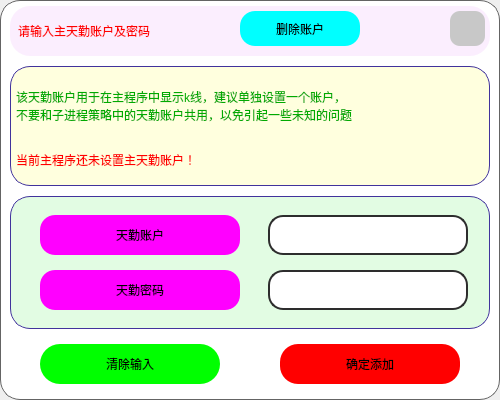
<?xml version="1.0" encoding="UTF-8"?>
<ui version="4.0">
 <class>Dialog</class>
 <widget class="QDialog" name="Dialog">
  <property name="geometry">
   <rect>
    <x>0</x>
    <y>0</y>
    <width>500</width>
    <height>400</height>
   </rect>
  </property>
  <property name="minimumSize">
   <size>
    <width>500</width>
    <height>400</height>
   </size>
  </property>
  <property name="maximumSize">
   <size>
    <width>500</width>
    <height>400</height>
   </size>
  </property>
  <property name="windowTitle">
   <string>Dialog</string>
  </property>
  <layout class="QHBoxLayout" name="horizontalLayout">
   <property name="spacing">
    <number>0</number>
   </property>
   <property name="leftMargin">
    <number>0</number>
   </property>
   <property name="topMargin">
    <number>0</number>
   </property>
   <property name="rightMargin">
    <number>0</number>
   </property>
   <property name="bottomMargin">
    <number>0</number>
   </property>
   <item>
    <widget class="QFrame" name="frame">
     <property name="styleSheet">
      <string notr="true">QFrame {
	background-color: rgb(255, 255, 255);
	border: 1px solid rgb(100, 100, 100);	
	border-radius: 20px;
}
</string>
     </property>
     <property name="frameShape">
      <enum>QFrame::StyledPanel</enum>
     </property>
     <property name="frameShadow">
      <enum>QFrame::Raised</enum>
     </property>
     <layout class="QVBoxLayout" name="verticalLayout">
      <property name="spacing">
       <number>10</number>
      </property>
      <property name="topMargin">
       <number>5</number>
      </property>
      <property name="bottomMargin">
       <number>0</number>
      </property>
      <item>
       <widget class="QFrame" name="frame_2">
        <property name="maximumSize">
         <size>
          <width>16777215</width>
          <height>50</height>
         </size>
        </property>
        <property name="styleSheet">
         <string notr="true">QFrame {
	background-color: rgb(251, 238, 254);
	border: none;	
	border-radius: 20px;
}

</string>
        </property>
        <property name="frameShape">
         <enum>QFrame::StyledPanel</enum>
        </property>
        <property name="frameShadow">
         <enum>QFrame::Raised</enum>
        </property>
        <layout class="QHBoxLayout" name="horizontalLayout_2">
         <property name="spacing">
          <number>0</number>
         </property>
         <property name="leftMargin">
          <number>8</number>
         </property>
         <property name="topMargin">
          <number>0</number>
         </property>
         <property name="rightMargin">
          <number>5</number>
         </property>
         <property name="bottomMargin">
          <number>5</number>
         </property>
         <item>
          <widget class="QLabel" name="label_2">
           <property name="minimumSize">
            <size>
             <width>0</width>
             <height>50</height>
            </size>
           </property>
           <property name="maximumSize">
            <size>
             <width>16777215</width>
             <height>50</height>
            </size>
           </property>
           <property name="styleSheet">
            <string notr="true">font: 700 18pt &quot;等线&quot;;
color: rgb(255, 0, 0);
border: none;</string>
           </property>
           <property name="text">
            <string>请输入主天勤账户及密码</string>
           </property>
          </widget>
         </item>
         <item>
          <spacer name="horizontalSpacer_2">
           <property name="orientation">
            <enum>Qt::Horizontal</enum>
           </property>
           <property name="sizeHint" stdset="0">
            <size>
             <width>40</width>
             <height>20</height>
            </size>
           </property>
          </spacer>
         </item>
         <item>
          <widget class="QPushButton" name="Btn_clear_main_tq_account">
           <property name="minimumSize">
            <size>
             <width>120</width>
             <height>35</height>
            </size>
           </property>
           <property name="maximumSize">
            <size>
             <width>120</width>
             <height>35</height>
            </size>
           </property>
           <property name="styleSheet">
            <string notr="true">QPushButton{	
	background-color: rgb(0, 255, 255);
	font: 700 16pt &quot;等线&quot;;
	border-radius: 15px;
}
QPushButton:hover{
	border: 3px solid rgb(255, 200, 0);  
}
QPushButton:pressed{
	color: green;
	border-color: blueviolet;
    background-color: rgb(85, 0, 255);
}
QPushButton:disabled{
	color: rgb(31, 31, 31);
    background-color: rgb(152, 152, 152);
}</string>
           </property>
           <property name="text">
            <string>删除账户</string>
           </property>
          </widget>
         </item>
         <item>
          <spacer name="horizontalSpacer">
           <property name="orientation">
            <enum>Qt::Horizontal</enum>
           </property>
           <property name="sizeHint" stdset="0">
            <size>
             <width>40</width>
             <height>20</height>
            </size>
           </property>
          </spacer>
         </item>
         <item>
          <widget class="QPushButton" name="Btn_close_window">
           <property name="minimumSize">
            <size>
             <width>35</width>
             <height>35</height>
            </size>
           </property>
           <property name="maximumSize">
            <size>
             <width>35</width>
             <height>35</height>
            </size>
           </property>
           <property name="styleSheet">
            <string notr="true">QPushButton {
	border: none;
	border-radius: 10px;
	background-color: rgb(200, 200, 200);
	text-align: center;
}

QPushButton:hover {
	border: 2px solid rgb(255, 85, 0);
}

QPushButton:pressed {
	background-color: rgb(121, 121, 121)
}</string>
           </property>
           <property name="text">
            <string/>
           </property>
           <property name="icon">
            <iconset resource="../resource.qrc">
             <normaloff>:/icon/icons/关闭 (1).svg</normaloff>:/icon/icons/关闭 (1).svg</iconset>
           </property>
           <property name="iconSize">
            <size>
             <width>35</width>
             <height>35</height>
            </size>
           </property>
          </widget>
         </item>
        </layout>
       </widget>
      </item>
      <item>
       <widget class="QFrame" name="frame_3">
        <property name="minimumSize">
         <size>
          <width>0</width>
          <height>80</height>
         </size>
        </property>
        <property name="maximumSize">
         <size>
          <width>16777215</width>
          <height>120</height>
         </size>
        </property>
        <property name="styleSheet">
         <string notr="true">QFrame {
	background-color: rgb(255, 255, 222);
	border: 1px solid rgb(65, 51, 156);
	border-radius: 20px;
}
QFrame:hover {
	border: 2px solid rgb(255, 85, 0);
}</string>
        </property>
        <property name="frameShape">
         <enum>QFrame::StyledPanel</enum>
        </property>
        <property name="frameShadow">
         <enum>QFrame::Raised</enum>
        </property>
        <layout class="QVBoxLayout" name="verticalLayout_2">
         <property name="spacing">
          <number>0</number>
         </property>
         <property name="leftMargin">
          <number>5</number>
         </property>
         <property name="topMargin">
          <number>0</number>
         </property>
         <property name="rightMargin">
          <number>0</number>
         </property>
         <property name="bottomMargin">
          <number>0</number>
         </property>
         <item>
          <widget class="QLabel" name="label_1">
           <property name="minimumSize">
            <size>
             <width>0</width>
             <height>30</height>
            </size>
           </property>
           <property name="maximumSize">
            <size>
             <width>450</width>
             <height>60</height>
            </size>
           </property>
           <property name="styleSheet">
            <string notr="true">font: 700 12pt &quot;等线&quot;;
color: rgb(0, 170, 0);
border: none;</string>
           </property>
           <property name="text">
            <string>该天勤账户用于在主程序中显示k线，建议单独设置一个账户，
不要和子进程策略中的天勤账户共用，以免引起一些未知的问题</string>
           </property>
          </widget>
         </item>
         <item>
          <widget class="QLabel" name="label_Account">
           <property name="minimumSize">
            <size>
             <width>0</width>
             <height>30</height>
            </size>
           </property>
           <property name="maximumSize">
            <size>
             <width>450</width>
             <height>30</height>
            </size>
           </property>
           <property name="styleSheet">
            <string notr="true">font: 700 14pt &quot;等线&quot;;
color: rgb(255, 0, 0);
border: none;</string>
           </property>
           <property name="text">
            <string>当前主程序还未设置主天勤账户！</string>
           </property>
          </widget>
         </item>
        </layout>
       </widget>
      </item>
      <item>
       <widget class="QFrame" name="frame_5">
        <property name="styleSheet">
         <string notr="true">QFrame {
	background-color: rgb(226, 252, 227);
	border: 1px solid rgb(65, 51, 156);
	border-radius: 20px;
}
QFrame:hover {
	border: 2px solid rgb(255, 85, 0);
}</string>
        </property>
        <property name="frameShape">
         <enum>QFrame::StyledPanel</enum>
        </property>
        <property name="frameShadow">
         <enum>QFrame::Raised</enum>
        </property>
        <layout class="QHBoxLayout" name="horizontalLayout_3">
         <property name="spacing">
          <number>10</number>
         </property>
         <property name="leftMargin">
          <number>20</number>
         </property>
         <property name="topMargin">
          <number>0</number>
         </property>
         <property name="rightMargin">
          <number>0</number>
         </property>
         <property name="bottomMargin">
          <number>0</number>
         </property>
         <item>
          <widget class="QFrame" name="frame_6">
           <property name="styleSheet">
            <string notr="true">QFrame {
	background-color: none;
	border: none;
	border-radius: 20px;
}
</string>
           </property>
           <property name="frameShape">
            <enum>QFrame::StyledPanel</enum>
           </property>
           <property name="frameShadow">
            <enum>QFrame::Raised</enum>
           </property>
           <layout class="QVBoxLayout" name="verticalLayout_3">
            <item>
             <widget class="QLabel" name="label_Main_tqaccount">
              <property name="minimumSize">
               <size>
                <width>200</width>
                <height>40</height>
               </size>
              </property>
              <property name="maximumSize">
               <size>
                <width>200</width>
                <height>40</height>
               </size>
              </property>
              <property name="styleSheet">
               <string notr="true">QLabel {
	font: 700 18pt &quot;等线&quot;;
	background-color: rgb(255, 0, 255);
	border-radius: 15px;
}

QLabel:hover{
	border: 3px solid rgb(0, 255, 0);
}
QLabel:disabled{
	color: rgb(0, 0, 0);
	border-color: rgb(166, 166, 166);
    background-color: rgb(186, 186, 186);
}</string>
              </property>
              <property name="text">
               <string>天勤账户</string>
              </property>
              <property name="alignment">
               <set>Qt::AlignCenter</set>
              </property>
              <property name="buddy">
               <cstring>main_tq_account</cstring>
              </property>
             </widget>
            </item>
            <item>
             <widget class="QLabel" name="label_main_tqpsd">
              <property name="minimumSize">
               <size>
                <width>200</width>
                <height>40</height>
               </size>
              </property>
              <property name="maximumSize">
               <size>
                <width>200</width>
                <height>40</height>
               </size>
              </property>
              <property name="styleSheet">
               <string notr="true">QLabel {
	font: 700 18pt &quot;等线&quot;;
	background-color: rgb(255, 0, 255);
	border-radius: 15px;
}

QLabel:hover{
	border: 3px solid rgb(0, 255, 0);
}
QLabel:disabled{
	color: rgb(0, 0, 0);
	border-color: rgb(166, 166, 166);
    background-color: rgb(186, 186, 186);
}</string>
              </property>
              <property name="text">
               <string>天勤密码</string>
              </property>
              <property name="alignment">
               <set>Qt::AlignCenter</set>
              </property>
              <property name="buddy">
               <cstring>main_tq_psd</cstring>
              </property>
             </widget>
            </item>
           </layout>
          </widget>
         </item>
         <item>
          <widget class="QFrame" name="frame_7">
           <property name="styleSheet">
            <string notr="true">QFrame {
	background-color: none;
	border: none;
	border-radius: 20px;
}
</string>
           </property>
           <property name="frameShape">
            <enum>QFrame::StyledPanel</enum>
           </property>
           <property name="frameShadow">
            <enum>QFrame::Raised</enum>
           </property>
           <layout class="QVBoxLayout" name="verticalLayout_4">
            <item>
             <widget class="QLineEdit" name="main_tq_account">
              <property name="minimumSize">
               <size>
                <width>200</width>
                <height>40</height>
               </size>
              </property>
              <property name="maximumSize">
               <size>
                <width>200</width>
                <height>40</height>
               </size>
              </property>
              <property name="styleSheet">
               <string notr="true">QLineEdit {
	border: 2px solid rgb(45, 45, 45);
	border-radius: 15px;
	padding: 5px;
	background-color: rgb(255, 255, 255);	
	color: rgb(0, 0, 0);
	font: 700 18pt &quot;等线&quot;;
}
QLineEdit:hover {
	border: 3px solid rgb(255, 85, 0);
}
QLineEdit:focus {
	border: 3px solid rgb(255, 85, 0);
	color: rgb(255, 0, 0);
}
QLineEdit:disabled{
	color: rgb(0, 0, 0);
	border-color: rgb(166, 166, 166);
    background-color: rgb(186, 186, 186);
}</string>
              </property>
             </widget>
            </item>
            <item>
             <widget class="QLineEdit" name="main_tq_psd">
              <property name="minimumSize">
               <size>
                <width>200</width>
                <height>40</height>
               </size>
              </property>
              <property name="maximumSize">
               <size>
                <width>200</width>
                <height>40</height>
               </size>
              </property>
              <property name="styleSheet">
               <string notr="true">QLineEdit {
	border: 2px solid rgb(45, 45, 45);
	border-radius: 15px;
	padding: 5px;
	background-color: rgb(255, 255, 255);	
	color: rgb(0, 0, 0);
	font: 700 18pt &quot;等线&quot;;
}
QLineEdit:hover {
	border: 3px solid rgb(255, 85, 0);
}
QLineEdit:focus {
	border: 3px solid rgb(255, 85, 0);
	color: rgb(255, 0, 0);
}
QLineEdit:disabled{
	color: rgb(0, 0, 0);
	border-color: rgb(166, 166, 166);
    background-color: rgb(186, 186, 186);
}</string>
              </property>
             </widget>
            </item>
           </layout>
          </widget>
         </item>
        </layout>
       </widget>
      </item>
      <item>
       <widget class="QFrame" name="frame_4">
        <property name="maximumSize">
         <size>
          <width>16777215</width>
          <height>60</height>
         </size>
        </property>
        <property name="styleSheet">
         <string notr="true">QFrame {
	border: none;	
	border-radius: 20px;
}

</string>
        </property>
        <property name="frameShape">
         <enum>QFrame::StyledPanel</enum>
        </property>
        <property name="frameShadow">
         <enum>QFrame::Raised</enum>
        </property>
        <layout class="QHBoxLayout" name="horizontalLayout_4">
         <property name="spacing">
          <number>0</number>
         </property>
         <property name="leftMargin">
          <number>0</number>
         </property>
         <property name="topMargin">
          <number>0</number>
         </property>
         <property name="rightMargin">
          <number>0</number>
         </property>
         <property name="bottomMargin">
          <number>10</number>
         </property>
         <item>
          <widget class="QFrame" name="frame_8">
           <property name="frameShape">
            <enum>QFrame::StyledPanel</enum>
           </property>
           <property name="frameShadow">
            <enum>QFrame::Raised</enum>
           </property>
           <layout class="QHBoxLayout" name="horizontalLayout_6">
            <property name="spacing">
             <number>0</number>
            </property>
            <property name="leftMargin">
             <number>0</number>
            </property>
            <property name="topMargin">
             <number>0</number>
            </property>
            <property name="rightMargin">
             <number>0</number>
            </property>
            <property name="bottomMargin">
             <number>0</number>
            </property>
            <item>
             <widget class="QPushButton" name="Btn_clear_input">
              <property name="enabled">
               <bool>true</bool>
              </property>
              <property name="sizePolicy">
               <sizepolicy hsizetype="Minimum" vsizetype="Minimum">
                <horstretch>0</horstretch>
                <verstretch>0</verstretch>
               </sizepolicy>
              </property>
              <property name="minimumSize">
               <size>
                <width>180</width>
                <height>40</height>
               </size>
              </property>
              <property name="maximumSize">
               <size>
                <width>180</width>
                <height>40</height>
               </size>
              </property>
              <property name="styleSheet">
               <string notr="true">QPushButton{	
	background-color: rgb(0, 255, 0);
	font: 700 18pt &quot;等线&quot;;
	border-radius: 20px;
}
QPushButton:hover{
	border: 3px solid rgb(255, 200, 0);  
}
QPushButton:pressed{
	color: green;
	border-color: rgb(255, 0, 0);
    background-color: rgb(255, 255, 0);
}
QPushButton:disabled{
	color: rgb(31, 31, 31);
    background-color: rgb(152, 152, 152);
}</string>
              </property>
              <property name="text">
               <string>清除输入</string>
              </property>
              <property name="iconSize">
               <size>
                <width>19</width>
                <height>20</height>
               </size>
              </property>
             </widget>
            </item>
           </layout>
          </widget>
         </item>
         <item>
          <widget class="QFrame" name="frame_9">
           <property name="frameShape">
            <enum>QFrame::StyledPanel</enum>
           </property>
           <property name="frameShadow">
            <enum>QFrame::Raised</enum>
           </property>
           <layout class="QHBoxLayout" name="horizontalLayout_5">
            <property name="spacing">
             <number>0</number>
            </property>
            <property name="leftMargin">
             <number>0</number>
            </property>
            <property name="topMargin">
             <number>0</number>
            </property>
            <property name="rightMargin">
             <number>0</number>
            </property>
            <property name="bottomMargin">
             <number>0</number>
            </property>
            <item>
             <widget class="QPushButton" name="Btn_Determine_add">
              <property name="enabled">
               <bool>true</bool>
              </property>
              <property name="sizePolicy">
               <sizepolicy hsizetype="Fixed" vsizetype="Preferred">
                <horstretch>0</horstretch>
                <verstretch>0</verstretch>
               </sizepolicy>
              </property>
              <property name="minimumSize">
               <size>
                <width>180</width>
                <height>40</height>
               </size>
              </property>
              <property name="maximumSize">
               <size>
                <width>180</width>
                <height>40</height>
               </size>
              </property>
              <property name="styleSheet">
               <string notr="true">QPushButton{	
	background-color: rgb(255, 0, 0);
	font: 700 18pt &quot;等线&quot;;
	border-radius: 18px;
}
QPushButton:hover{
	border: 3px solid rgb(255, 200, 0);  
}
QPushButton:pressed{
	color: green;
	border-color: blueviolet;
    background-color: rgb(85, 0, 255);
}
QPushButton:disabled{
	color: rgb(31, 31, 31);
    background-color: rgb(152, 152, 152);
}</string>
              </property>
              <property name="text">
               <string>确定添加</string>
              </property>
              <property name="iconSize">
               <size>
                <width>20</width>
                <height>20</height>
               </size>
              </property>
              <property name="checkable">
               <bool>true</bool>
              </property>
              <property name="checked">
               <bool>false</bool>
              </property>
             </widget>
            </item>
           </layout>
          </widget>
         </item>
        </layout>
       </widget>
      </item>
     </layout>
    </widget>
   </item>
  </layout>
 </widget>
 <resources>
  <include location="../resource.qrc"/>
 </resources>
 <connections>
  <connection>
   <sender>Btn_close_window</sender>
   <signal>clicked()</signal>
   <receiver>Dialog</receiver>
   <slot>close()</slot>
   <hints>
    <hint type="sourcelabel">
     <x>476</x>
     <y>34</y>
    </hint>
    <hint type="destinationlabel">
     <x>414</x>
     <y>47</y>
    </hint>
   </hints>
  </connection>
  <connection>
   <sender>Btn_clear_main_tq_account</sender>
   <signal>clicked()</signal>
   <receiver>main_tq_account</receiver>
   <slot>clear()</slot>
   <hints>
    <hint type="sourcelabel">
     <x>342</x>
     <y>31</y>
    </hint>
    <hint type="destinationlabel">
     <x>310</x>
     <y>234</y>
    </hint>
   </hints>
  </connection>
  <connection>
   <sender>Btn_clear_main_tq_account</sender>
   <signal>clicked()</signal>
   <receiver>main_tq_psd</receiver>
   <slot>clear()</slot>
   <hints>
    <hint type="sourcelabel">
     <x>362</x>
     <y>26</y>
    </hint>
    <hint type="destinationlabel">
     <x>354</x>
     <y>290</y>
    </hint>
   </hints>
  </connection>
 </connections>
</ui>
